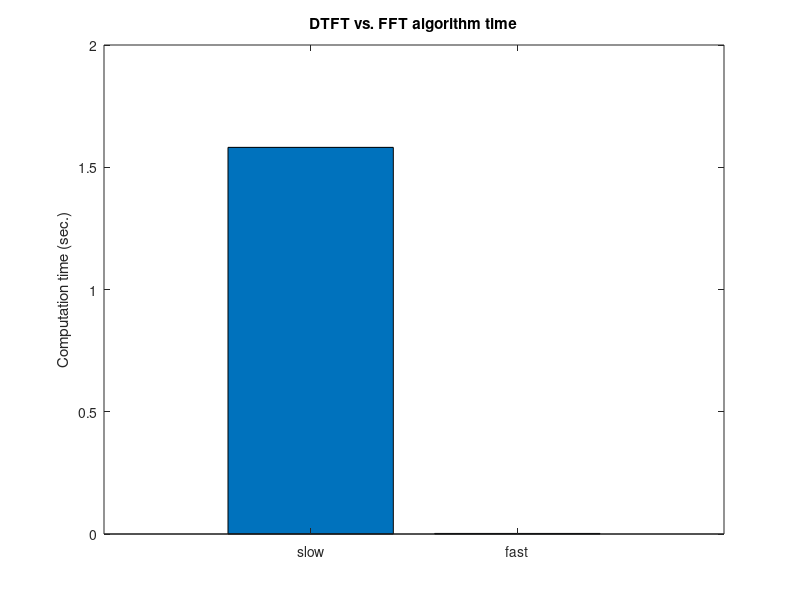

The MATLAB script that drew this image: (Note: this script raises an error after producing the figure.)
%%
%     COURSE: Signal processing and image processing in MATLAB and Python
%    SECTION: The fast Fourier transform
%      VIDEO: How the FFT works, speed tests
% Instructor: mikexcohen.com
%
%%
clear, clc

%%
% create the signal
pnts   = 10000; % number of time points
signal = randn(1,pnts);


% start the timer for "slow" Fourier transform
tic;

% prepare the Fourier transform
fourTime = (0:pnts-1)/pnts;
fCoefs   = zeros(size(signal));

for fi=1:pnts
    csw = exp( -1i*2*pi*(fi-1)*fourTime );
    fCoefs(fi) = sum( signal.*csw );
end

% end timer for slow Fourier transform
t(1) = toc;


% time the fast Fourier transform
tic;
fCoefsF = fft(signal);
t(2) = toc;

% and plot
figure(1), clf
bar(t)
set(gca,'xlim',[0 3],'xticklabel',{'slow';'fast'},'xtick',1:2)
ylabel('Computation time (sec.)')
title('DTFT vs. FFT algorithm time')
subtitle('10000 datapoints')

%% fft still need normalizations (!)

srate = 1000;
time  = 0:1/srate:2;
npnts = length(time);

% signal
signal = 2*sin(2*pi*6*time);

% Fourier spectrum
signalX = fft(signal);
hz = linspace(0,srate/2,floor(npnts/2)+1);

% amplitude
ampl = abs(signalX(1:length(hz)));

figure(2), clf
stem(hz,ampl,'ks-','linew',3,'markersize',10,'markerfacecolor','w')

% make plot look a bit nicer
set(gca,'xlim',[0 10])
xlabel('Frequency (Hz)'), ylabel('Amplitude (a.u.)')

%%
%     COURSE: Signal processing and image processing in MATLAB and Python
%    SECTION: The fast Fourier transform
%      VIDEO: The fast inverse Fourier transform
% Instructor: mikexcohen.com
%
%%

% set parameters
srate = 1000;
time  = 0:1/srate:3;

% create multispectral signal
signal  = (1+sin(2*pi*12*time)) .* cos(sin(2*pi*25*time)+time);

% fft
signalX = fft(signal);

% reconstruction via ifft
reconSig = ifft(signalX);

% could also be done in one line:
%reconSig = ifft(fft(signal));

figure(3), clf
plot(time,signal,'b.-','linew',2,'markersize',15)
hold on
plot(time,reconSig,'ro','linewidth',1)
xlabel('Time (sec.)'), ylabel('amplitude (a.u.)')
legend({'Original';'Reconstructed'})
zoom on


%%
%     COURSE: Signal processing and image processing in MATLAB and Python
%    SECTION: The fast Fourier transform
%      VIDEO: The perfection of the Fourier transform
% Instructor: mikexcohen.com
%
%%

pnts = 1000; % number of time points

% prepare the Fourier transform
fourTime = (0:pnts-1)/pnts;
F        = zeros(pnts);

for fi=1:pnts
    
    % create complex sine wave
    csw = exp( -1i*2*pi*(fi-1)*fourTime );
    
    % put csw into column of matrix F
    F(:,fi) = csw;
end

% compute inverse of F (and normalize by N)
Finv = inv(F)*pnts;

% plot one sine wave
figure(4), clf
subplot(211)
plot(fourTime,real(F(:,5)), fourTime,imag(F(:,5)),'linew',3)
xlabel('Time (norm.)')
legend({'real';'imag'})
set(gca,'ylim',[-1.05 1.05])
title('One column of matrix F')

subplot(212)
plot(fourTime,real(Finv(:,5)), fourTime,imag(Finv(:,5)),'linew',3)
xlabel('Time (norm.)')
legend({'real';'imag'})
set(gca,'ylim',[-1.05 1.05])
title('One column of matrix F^{-1}')

%%
%     COURSE: Signal processing and image processing in MATLAB and Python
%    SECTION: The fast Fourier transform
%      VIDEO: Using the fft on matrices
% Instructor: mikexcohen.com
%
%%


% generate multivariate dataset
srate = 400;
time  = (0:srate*2-1)/srate;
npnts = length(time);
nreps = 50;

% dataset is repeated sine waves
data = repmat( sin(2*pi*10*time), nreps,1 );

% FFT of data along each dimension
dataX1 = fft(data,[],1) / npnts;
dataX2 = fft(data,[],2) / npnts;
hz = linspace(0,srate/2,floor(npnts/2)+1);

% check sizes
size(dataX1)
size(dataX2)

% show data and spectra!
figure(5), clf
subplot(311)
imagesc(data)
xlabel('Time'), ylabel('Channel')
title('Time-domain signal')

subplot(312)
stem(hz,mean( 2*abs(dataX1(:,1:length(hz))) ,1),'k')
xlabel('Frequency (??)'), ylabel('Amplitude')
title('FFT over channels')

subplot(313)
stem(hz,mean( 2*abs(dataX2(:,1:length(hz))) ,1),'k')
xlabel('Frequency (Hz)'), ylabel('Amplitude')
title('FFT over time')

%% done.

% Interested in more courses? See sincxpress.com 
% Use code MXC-DISC4ALL for the lowest price for all courses.
